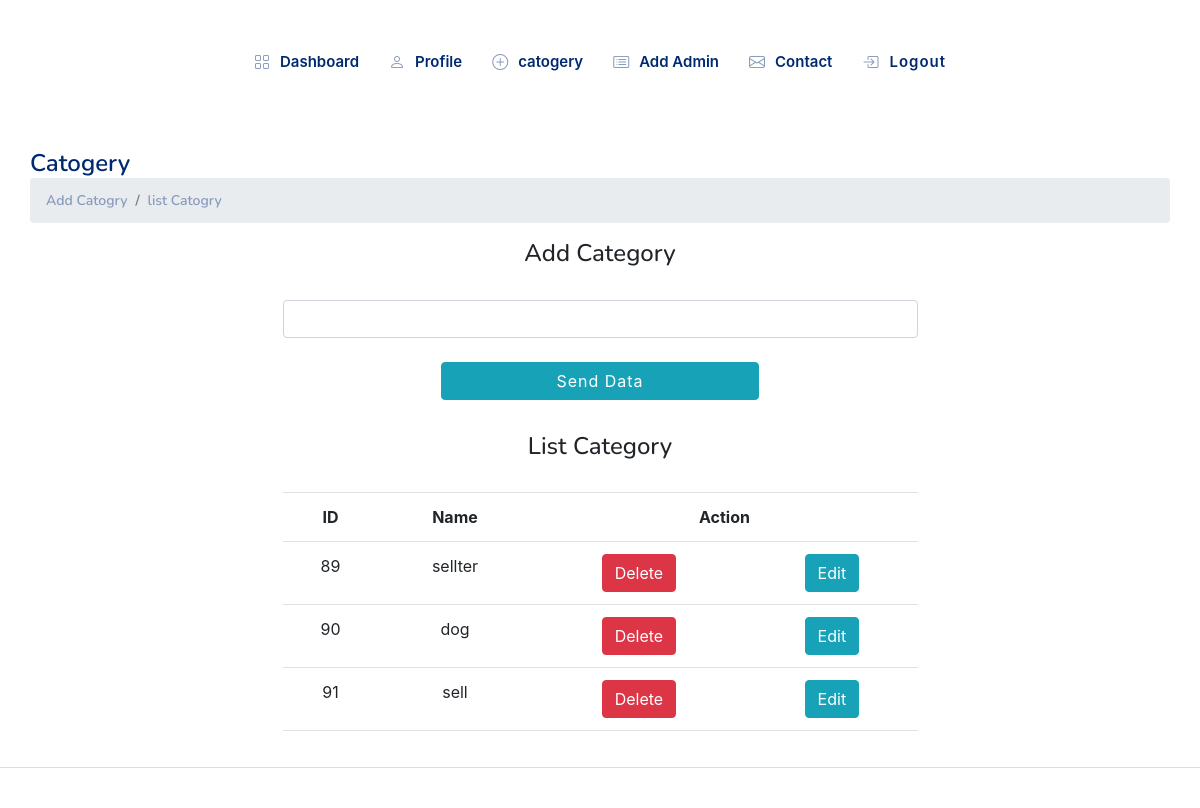
The app's page /NiceAdmin/category/add.php (signed in) with its own data.
### tables this page shows
CREATE TABLE `categories` (
  `id` int(11) NOT NULL,
  `name` varchar(44) NOT NULL
);

### NiceAdmin/category/add.php (the view, shortened to what this page needs)
<?php
include '../shared/head.php';
include '../shared/aside.php';
include '../shared/config.php';
$name = "";
$update = false;
?>
<main id="main" class="main">
    <div class="pagetitle">
      <h1>Catogery</h1>
      <nav>
        <ol class="breadcrumb">
          <li class="breadcrumb-item">Add Catogry</li>
          <li class="breadcrumb-item">list Catogry</li>
        </ol>
      </nav>
    </div>
    <?php if ($update) : ?>
    <h4 class="text-center  "> Update Category :<?php echo $name ?> </h4>
<?php else : ?>
    <h4 class="text-center "> Add Category</h4>
<?php endif; ?>
<div class="container text-center col-md-7 ">
    <div class="">
        <div class=" ">
            <form method="POST">
                <div class="">
                    <br>
                    <input name="name" value="<?php echo $name ?>" type="text" class="form-control">
                </div>
                <?php if ($update) : ?>
                    <br>
                    <button name='update' class="btn btn-info mx-auto btn-block w-50 ">Update Data</button>
                <?php else : ?>
                    <br>
                    <button name='send' class="btn btn-info mx-auto btn-block w-50">Send Data</button>
                <?php endif; ?>
            </form>
        </div>
    </div>
</div>
<?php
$select = "SELECT * FROM `categories`";
$s = mysqli_query($conn, $select);
?>
<br>
<h4 class="text-center pt-2">List Category</h4>
<div class="container text-center col-md-7">
    <div class="">
        <div class="">
            <table class="table ">
                <br>
                <tr>
                    <th>ID</th>
                    <th>Name</th>
                    <th colspan="2">Action</th>
                </tr>
                <?php foreach ($s as $data) {
                ?>
                    <tr>
                        <td><?php echo $data['id'] ?></td>
                        <td><?php echo $data['name'] ?></td>
                        <th> <a onclick="return confirm('Do you want to delete!')" href="/NiceAdmin/category/add.php?delete=<?php echo $data['id'] ?>" class="btn btn-danger">Delete</a></th>
                        <th> <a href="/NiceAdmin/category/add.php?edit=<?php echo $data['id'] ?>" class="btn btn-info">Edit</a></th>
                    </tr>
                <?php } ?>
            </table>
        </div>
    </div>
</div>
</main>
<?php
include '../shared/footer.php';
include '../shared/script.php';
?>

### NiceAdmin/assets/css/style.css (style rules this page uses)
:root { scroll-behavior: smooth; }
body { font-family: "Open Sans", sans-serif; background: #f6f9ff; color: #444444; }
a { color: #4154f1; text-decoration: none; }
h1, h2, h3, h4, h5, h6 { font-family: "Nunito", sans-serif; }
#main { margin-top: 40px; padding: 20px 30px; transition: all 0.3s; }
.pagetitle { margin-bottom: 10px; }
.pagetitle h1 { font-size: 24px; margin-bottom: 0; font-weight: 600; color: #012970; }
.breadcrumb { font-size: 14px; font-family: "Nunito", sans-serif; color: #899bbd; font-weight: 600; }
.breadcrumb .breadcrumb-item::before { color: #899bbd; }
button { padding: 0.4rem 1.4rem; border: none; border-radius: 5rem; background-color: #fa1942; color: #ffffff; font-weight: 600; letter-spacing: 1px; cursor: pointer; transition: all 0.3s ease 0s; }

### records on screen
categories: id "89", name "sellter"
categories: id "90", name "dog"
categories: id "91", name "sell"
